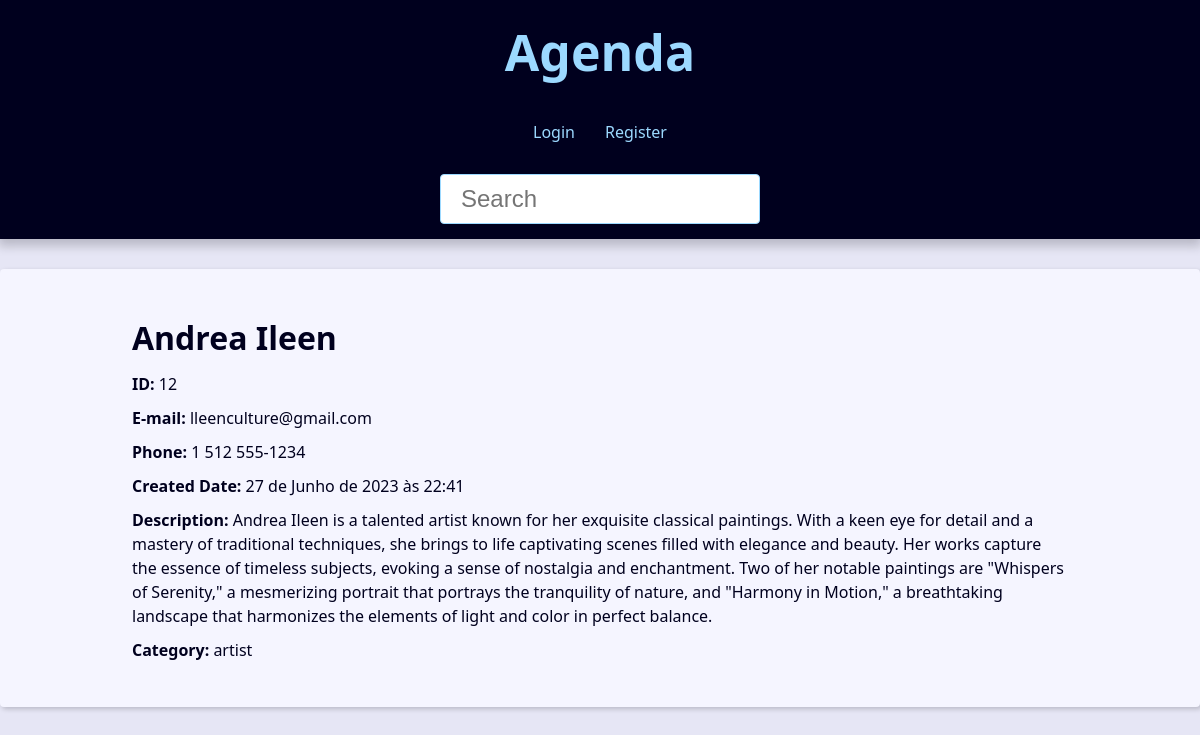
Screenshot of /contact/12/ with the database file from the repository.
### contact/models.py (models this page shows, shortened)
class Contact(models.Model):
    first_name = models.CharField(max_length=50)
    last_name = models.CharField(max_length=50, blank=True)
    phone = models.CharField(max_length=50)
    email = models.EmailField(max_length=254, blank=True)
    created_date = models.DateTimeField(default=timezone.now)
    description = models.TextField(blank=True)
    show = models.BooleanField(default=True)
    picture = models.ImageField(blank=True, upload_to='pictures/%Y/%m/')
    category = models.ForeignKey(
        Category,
        on_delete=models.SET_NULL,
        blank=True, null=True
    )
    owner = models.ForeignKey(
        User,
        on_delete=models.SET_NULL,
        blank=True, null=True
    )

class Category(models.Model):
    class Meta:
        verbose_name = 'Category'
        verbose_name_plural = 'Categories'
    name = models.CharField(max_length=50)

### contact/views/contact_views.py (the view)
# urls.py: path('contact/<int:contact_id>/', views.contact, name='contact'),
def contact(request, contact_id):
    single_contact = get_object_or_404(
        Contact, pk=contact_id, show=True
    )
    site_title = f'{single_contact.first_name} {single_contact.last_name} - '
    context = {
        'contact': single_contact,
        'site_title': site_title
    }
    return render(
        request,
        'contact/contact.html',
        context
    )

### contact/templates/contact/contact.html (shortened to what this page needs)
{% extends 'global/base.html' %}
{% block content %}
  <div class="single-contact">
    <h1 class="single-contact-name">
      {{ contact.first_name }} {{ contact.last_name }}
    </h1>
    <p><b>ID:</b> {{ contact.id }}</p>
    <p><b>E-mail:</b> {{ contact.email }}</p>
    <p><b>Phone:</b> {{ contact.phone }}</p>
    <p><b>Created Date:</b> {{ contact.created_date }}</p>
    <p><b>Description:</b> {{ contact.description }}</p>
    <p><b>Category:</b> {{ contact.category.name }}</p>
  </div>
{% endblock content %}

### base_static/global/css/style.css (style rules this page uses)
:root { --spacing: 1.5rem; --link-dark-color: rgb(0, 83, 134); --link-light-color: rgb(156, 217, 255); --clr-white: rgb(245, 245, 255); --clr-black: rgb(0, 0, 30); --clr-light-gray: rgb(230, 230, 245); --clr-dark-shadow-5: rgba(0, 0, 10, 5%); --clr-dark-shadow-10: rgba(0, 0, 10, 10%); --clr-dark-shadow-20: rgba(0, 0, 10, 20%); --clr-light-shadow-5: rgba(200, 200, 255, 5%); --clr-light-shadow-10: rgba(200, 200, 255, 10%); --clr-light-shadow-20: rgba(200, 200, 255, 20%); --main-page-width: 120rem; --table-min-width: 60rem; --biggest-font-size: 5rem; --bigger-font-size: 4rem; --big-font-size: 3.2rem; --medium-font-size: 2.4rem; --small-font-size: 1.6rem; --smaller-font-size: 1.4rem; --smallest-font-size: 1.2rem; --transition-fast: 300ms; --transition-medium: 600ms; --transition-slow: 1s; --default-border-radius: 4px; }
*, *::before, *::after { margin: 0; padding: 0; box-sizing: border-box; }
html { font-size: 62.5%; }
body { font-family: system-ui, -apple-system, BlinkMacSystemFont, 'Segoe UI', Roboto, Oxygen, Ubuntu, Cantarell, 'Open Sans', 'Helvetica Neue', sans-serif; line-height: 1.5; font-size: var(--small-font-size); color: var(--clr-black); -webkit-font-smoothing: antialiased; background: var(--clr-light-gray); }
@media (min-width: 600px) { .single-contact { max-width: 80%; margin: calc(var(--spacing) * 2) auto; } }
.single-contact h1 { margin: 1rem 0; }
.single-contact p { margin: 1rem 0; }

### rows the page displays
Contact: first_name "Andrea", last_name "Ileen", id "12", email "lleenculture@gmail.com", phone "1 512 555-1234", created_date "27 de Junho de 2023 às 22:41", description "Andrea Ileen is a talented artist known for her exquisite classical paintings. With a keen eye for detail and a mastery of traditional techniques, she brings to life captivating scenes filled with elegance and beauty. Her works capture the essence of timeless subjects, evoking a sense of nostalgia and enchantment. Two of her notable paintings are \"Whispers of Serenity,\" a mesmerizing portrait that portrays the tranquility of nature, and \"Harmony in Motion,\" a breathtaking landscape that harmonizes the elements of light and color in perfect balance.", category.name "artist"
